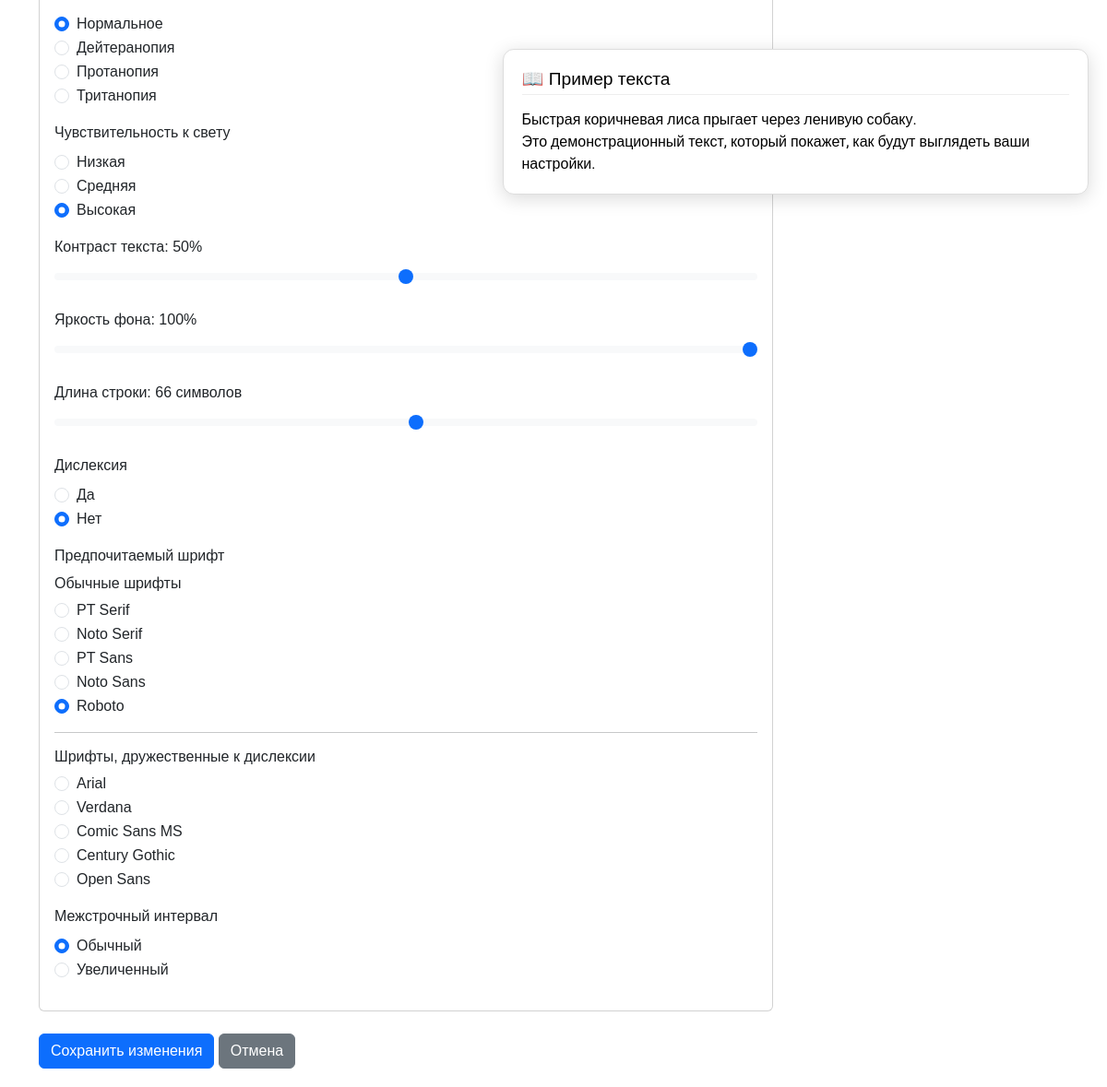
Page /profile/edit (signed in, lower part) on the earlier database version.
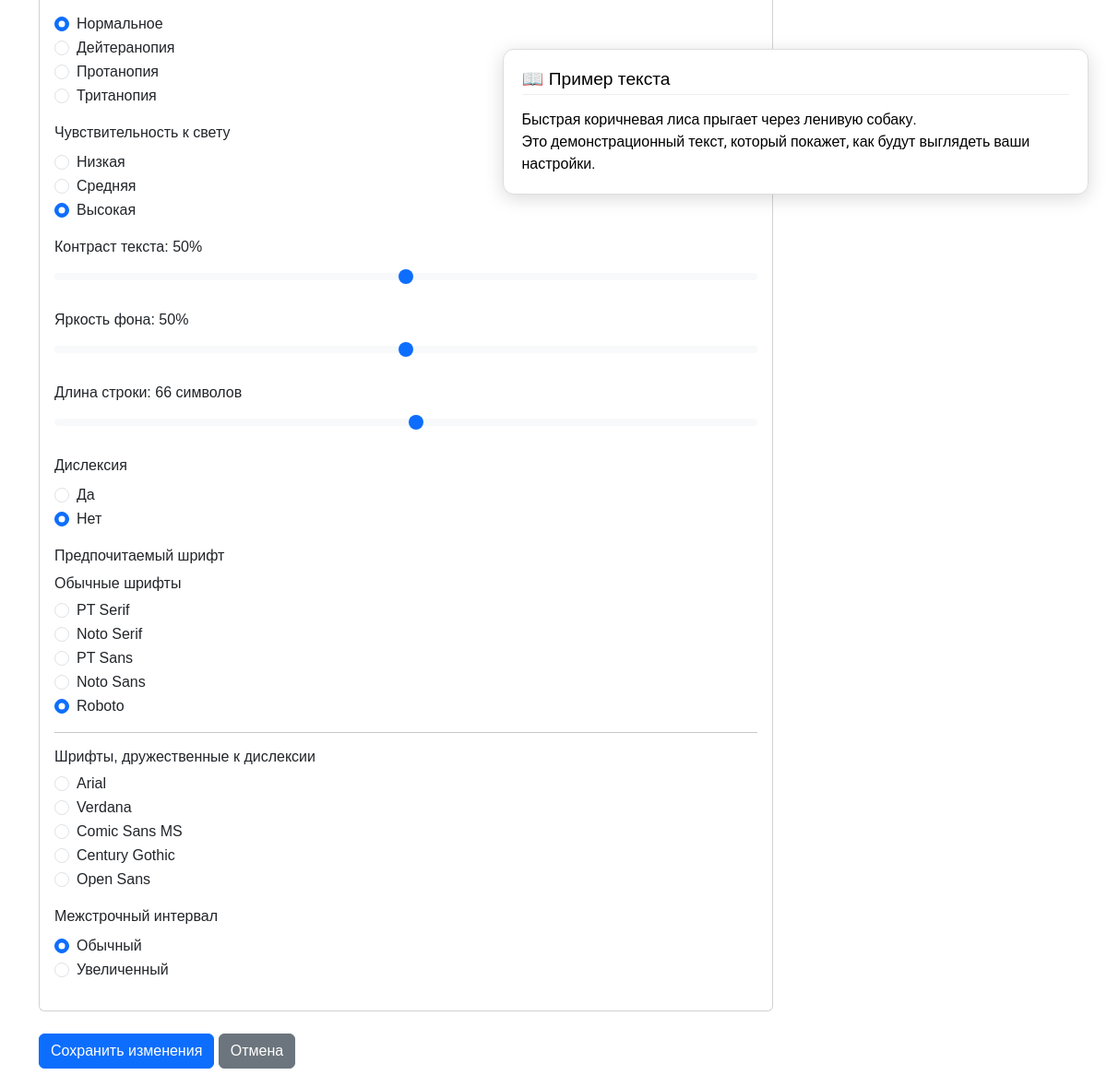
Same page on the later database version.
### app.py (models this page shows, shortened)
class User(db.Model):
    id = db.Column(db.Integer, primary_key=True)
    username = db.Column(db.String(80), unique=True, nullable=False, default='user1')
    password_hash = db.Column(db.String(200))
    contrast = db.Column(db.String(20))       # 'high', 'medium', 'low'
    color_vision = db.Column(db.String(20))   # 'normal', 'deutan', 'protan', 'tritan'
    font_pref = db.Column(db.String(20))      # 'small', 'medium', 'large'
    theme_pref = db.Column(db.String(20))     # 'light', 'dark', 'sepia', 'high_contrast'
    line_height = db.Column(db.String(20), default='normal')      # 'normal' или 'large'
    color_blindness_type = db.Column(db.String(20), default='none')   # 'none', 'protanopia', 'deuteranopia', 'tritanopia'
    has_dyslexia = db.Column(db.Boolean, default=False)
    light_sensitivity_level = db.Column(db.String(20), default='low')   # 'low', 'medium', 'high'
    preferred_font = db.Column(db.String(50), default='Roboto')
    contrast_sensitivity = db.Column(db.Integer, default=50)
    brightness_preference = db.Column(db.Integer, default=50)
    preferred_line_width_ch = db.Column(db.Integer, default=66)
    created_at = db.Column(db.DateTime, default=datetime.utcnow)

### app.py (the view, shortened to what this page needs)
@app.route('/profile/edit', methods=['GET', 'POST'])
def edit_profile():
    if 'user_id' not in session:
        return redirect(url_for('login'))
    user = User.query.get(session['user_id'])
    if not user:
        return redirect(url_for('login'))
    return render_template('profile_edit.html', user=user)

### app.py (called while the page is built)
@app.context_processor
def inject_user():
    return dict(session=session)

### templates/profile_edit.html (shortened to what the changed rows need)
{% extends "base.html" %}
{% block content %}
<form method="POST" action="{{ url_for('edit_profile') }}">
    <div class="edit-content-wrapper">
        <div class="card mb-4">
            <div class="card-body">
                <div class="mb-3">
                    <div class="form-check">
                        <input class="form-check-input" type="radio" name="color_vision" id="color_normal" value="normal" {% if user.color_vision == 'normal' %}checked{% endif %}>
                        <label class="form-check-label" for="color_normal">Нормальное</label>
                    </div>
                    <div class="form-check">
                        <input class="form-check-input" type="radio" name="color_vision" id="color_deutan" value="deutan" {% if user.color_vision == 'deutan' %}checked{% endif %}>
                        <label class="form-check-label" for="color_deutan">Дейтеранопия</label>
                    </div>
                    <div class="form-check">
                        <input class="form-check-input" type="radio" name="color_vision" id="color_protan" value="protan" {% if user.color_vision == 'protan' %}checked{% endif %}>
                        <label class="form-check-label" for="color_protan">Протанопия</label>
                    </div>
                    <div class="form-check">
                        <input class="form-check-input" type="radio" name="color_vision" id="color_tritan" value="tritan" {% if user.color_vision == 'tritan' %}checked{% endif %}>
                        <label class="form-check-label" for="color_tritan">Тританопия</label>
                    </div>
                </div>
                <div class="mb-3">
                    <div class="form-check">
                        <input class="form-check-input" type="radio" name="light_sensitivity_level" id="light_low" value="low" {% if user.light_sensitivity_level == 'low' %}checked{% endif %}>
                        <label class="form-check-label" for="light_low">Низкая</label>
                    </div>
                    <div class="form-check">
                        <input class="form-check-input" type="radio" name="light_sensitivity_level" id="light_medium" value="medium" {% if user.light_sensitivity_level == 'medium' %}checked{% endif %}>
                        <label class="form-check-label" for="light_medium">Средняя</label>
                    </div>
                    <div class="form-check">
                        <input class="form-check-input" type="radio" name="light_sensitivity_level" id="light_high" value="high" {% if user.light_sensitivity_level == 'high' %}checked{% endif %}>
                        <label class="form-check-label" for="light_high">Высокая</label>
                    </div>
                </div>
                <div class="mb-3">
                    <label class="form-label">Контраст текста: <span id="contrastValue">{{ user.contrast_sensitivity or 50 }}</span>%</label>
                    <input type="range" class="form-range" id="contrastSlider" min="0" max="100" value="{{ user.contrast_sensitivity or 50 }}" step="1">
                </div>
                <div class="mb-3">
                    <label class="form-label">Яркость фона: <span id="brightnessValue">{{ user.brightness_preference or 50 }}</span>%</label>
                    <input type="range" class="form-range" id="brightnessSlider" min="0" max="100" value="{{ user.brightness_preference or 50 }}" step="1">
                </div>
                <div class="mb-3">
                    <label class="form-label">Длина строки: <span id="lineWidthValue">{{ user.preferred_line_width_ch or 66 }}</span> символов</label>
                    <input type="range" class="form-range" id="lineWidthSlider" min="30" max="100" value="{{ user.preferred_line_width_ch or 66 }}" step="1">
                </div>
                <div class="mb-3">
                    <div class="form-check">
                        <input class="form-check-input" type="radio" name="dyslexia" id="dyslexia_yes" value="yes" {% if user.has_dyslexia %}checked{% endif %}>
                        <label class="form-check-label" for="dyslexia_yes">Да</label>
                    </div>
                    <div class="form-check">
                        <input class="form-check-input" type="radio" name="dyslexia" id="dyslexia_no" value="no" {% if not user.has_dyslexia %}checked{% endif %}>
                        <label class="form-check-label" for="dyslexia_no">Нет</label>
                    </div>
                </div>
                <div class="mb-3">
                    <div class="form-check">
                        <input class="form-check-input" type="radio" name="preferred_font" id="font_pt_serif" value="PT Serif" {% if user.preferred_font == 'PT Serif' %}checked{% endif %}>
                        <label class="form-check-label" for="font_pt_serif">PT Serif</label>
                    </div>
                    <div class="form-check">
                        <input class="form-check-input" type="radio" name="preferred_font" id="font_noto_serif" value="Noto Serif" {% if user.preferred_font == 'Noto Serif' %}checked{% endif %}>
                        <label class="form-check-label" for="font_noto_serif">Noto Serif</label>
                    </div>
                    <div class="form-check">
                        <input class="form-check-input" type="radio" name="preferred_font" id="font_pt_sans" value="PT Sans" {% if user.preferred_font == 'PT Sans' %}checked{% endif %}>
                        <label class="form-check-label" for="font_pt_sans">PT Sans</label>
                    </div>
                    <div class="form-check">
                        <input class="form-check-input" type="radio" name="preferred_font" id="font_noto_sans" value="Noto Sans" {% if user.preferred_font == 'Noto Sans' %}checked{% endif %}>
                        <label class="form-check-label" for="font_noto_sans">Noto Sans</label>
                    </div>
                    <div class="form-check">
                        <input class="form-check-input" type="radio" name="preferred_font" id="font_roboto" value="Roboto" {% if user.preferred_font == 'Roboto' %}checked{% endif %}>
                        <label class="form-check-label" for="font_roboto">Roboto</label>
                    </div>
                    <div class="form-check">
                        <input class="form-check-input" type="radio" name="preferred_font" id="font_arial" value="Arial" {% if user.preferred_font == 'Arial' %}checked{% endif %}>
                        <label class="form-check-label" for="font_arial">Arial</label>
                    </div>
                    <div class="form-check">
                        <input class="form-check-input" type="radio" name="preferred_font" id="font_verdana" value="Verdana" {% if user.preferred_font == 'Verdana' %}checked{% endif %}>
                        <label class="form-check-label" for="font_verdana">Verdana</label>
                    </div>
                    <div class="form-check">
                        <input class="form-check-input" type="radio" name="preferred_font" id="font_comic" value="Comic Sans MS" {% if user.preferred_font == 'Comic Sans MS' %}checked{% endif %}>
                        <label class="form-check-label" for="font_comic">Comic Sans MS</label>
                    </div>
                    <div class="form-check">
                        <input class="form-check-input" type="radio" name="preferred_font" id="font_century" value="Century Gothic" {% if user.preferred_font == 'Century Gothic' %}checked{% endif %}>
                        <label class="form-check-label" for="font_century">Century Gothic</label>
                    </div>
                    <div class="form-check">
                        <input class="form-check-input" type="radio" name="preferred_font" id="font_open_sans" value="Open Sans" {% if user.preferred_font == 'Open Sans' %}checked{% endif %}>
                        <label class="form-check-label" for="font_open_sans">Open Sans</label>
                    </div>
                </div>
                <div class="mb-3">
                    <div class="form-check">
                        <input class="form-check-input" type="radio" name="line_height" id="line_normal" value="normal" {% if user.line_height == 'normal' or not user.line_height %}checked{% endif %}>
                        <label class="form-check-label" for="line_normal">Обычный</label>
                    </div>
                    <div class="form-check">
                        <input class="form-check-input" type="radio" name="line_height" id="line_large" value="large" {% if user.line_height == 'large' %}checked{% endif %}>
                        <label class="form-check-label" for="line_large">Увеличенный</label>
                    </div>
                </div>
            </div>
        </div>
    </div>
</form>
{% endblock %}

Differences in the rows shown:
changed User "☑ Нормальное": brightness_preference "100" → "50"
